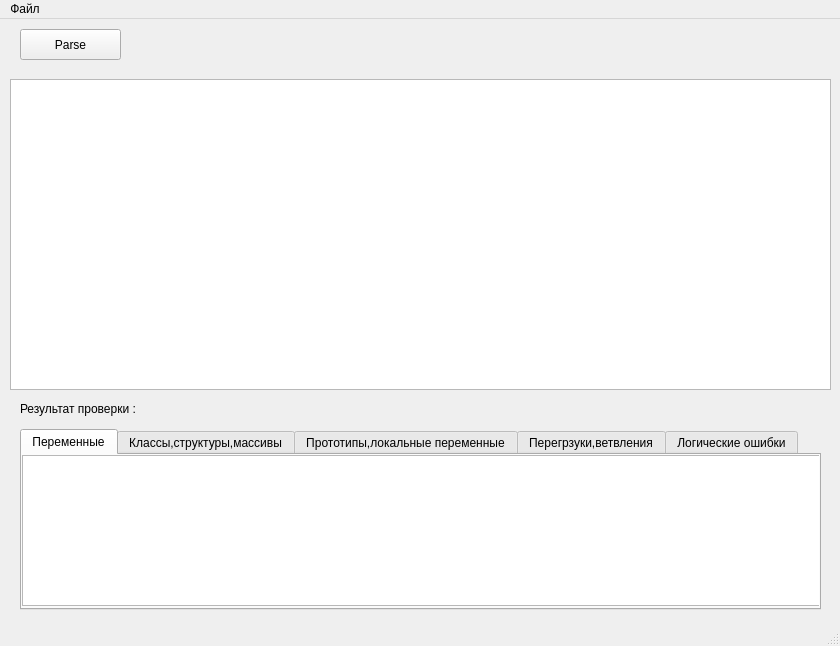
<?xml version="1.0" encoding="UTF-8"?>
<ui version="4.0">
 <class>MainWindow</class>
 <widget class="QMainWindow" name="MainWindow">
  <property name="geometry">
   <rect>
    <x>0</x>
    <y>0</y>
    <width>840</width>
    <height>646</height>
   </rect>
  </property>
  <property name="windowTitle">
   <string>MainWindow</string>
  </property>
  <widget class="QWidget" name="centralwidget">
   <widget class="QTextEdit" name="textEdit">
    <property name="geometry">
     <rect>
      <x>10</x>
      <y>60</y>
      <width>821</width>
      <height>311</height>
     </rect>
    </property>
   </widget>
   <widget class="QPushButton" name="pushButton">
    <property name="geometry">
     <rect>
      <x>20</x>
      <y>10</y>
      <width>101</width>
      <height>31</height>
     </rect>
    </property>
    <property name="text">
     <string>Parse</string>
    </property>
   </widget>
   <widget class="QLabel" name="label">
    <property name="geometry">
     <rect>
      <x>20</x>
      <y>380</y>
      <width>331</width>
      <height>20</height>
     </rect>
    </property>
    <property name="text">
     <string>Результат проверки :</string>
    </property>
   </widget>
   <widget class="QLabel" name="label_2">
    <property name="geometry">
     <rect>
      <x>10</x>
      <y>400</y>
      <width>821</width>
      <height>201</height>
     </rect>
    </property>
    <property name="text">
     <string/>
    </property>
   </widget>
   <widget class="QLabel" name="label_3">
    <property name="geometry">
     <rect>
      <x>0</x>
      <y>0</y>
      <width>861</width>
      <height>51</height>
     </rect>
    </property>
    <property name="text">
     <string/>
    </property>
   </widget>
   <widget class="QLabel" name="label_4">
    <property name="geometry">
     <rect>
      <x>-10</x>
      <y>0</y>
      <width>20</width>
      <height>51</height>
     </rect>
    </property>
    <property name="text">
     <string/>
    </property>
   </widget>
   <widget class="QTabWidget" name="tabWidget">
    <property name="geometry">
     <rect>
      <x>20</x>
      <y>410</y>
      <width>801</width>
      <height>181</height>
     </rect>
    </property>
    <property name="currentIndex">
     <number>0</number>
    </property>
    <widget class="QWidget" name="tab">
     <attribute name="title">
      <string>Переменные</string>
     </attribute>
     <widget class="QTextEdit" name="Tab1TextEdit">
      <property name="geometry">
       <rect>
        <x>0</x>
        <y>0</y>
        <width>801</width>
        <height>151</height>
       </rect>
      </property>
      <property name="readOnly">
       <bool>true</bool>
      </property>
     </widget>
    </widget>
    <widget class="QWidget" name="tab_2">
     <attribute name="title">
      <string>Классы,структуры,массивы</string>
     </attribute>
     <widget class="QTextEdit" name="Tab2TextEdit">
      <property name="geometry">
       <rect>
        <x>0</x>
        <y>0</y>
        <width>801</width>
        <height>151</height>
       </rect>
      </property>
      <property name="readOnly">
       <bool>true</bool>
      </property>
     </widget>
    </widget>
    <widget class="QWidget" name="tab_3">
     <attribute name="title">
      <string>Прототипы,локальные переменные</string>
     </attribute>
     <widget class="QTextEdit" name="Tab3TextEdit">
      <property name="geometry">
       <rect>
        <x>0</x>
        <y>0</y>
        <width>801</width>
        <height>151</height>
       </rect>
      </property>
      <property name="readOnly">
       <bool>true</bool>
      </property>
     </widget>
    </widget>
    <widget class="QWidget" name="tab_4">
     <attribute name="title">
      <string>Перегрзуки,ветвления</string>
     </attribute>
     <widget class="QTextEdit" name="Tab4TextEdit">
      <property name="geometry">
       <rect>
        <x>0</x>
        <y>0</y>
        <width>801</width>
        <height>151</height>
       </rect>
      </property>
      <property name="readOnly">
       <bool>true</bool>
      </property>
     </widget>
    </widget>
    <widget class="QWidget" name="tab_5">
     <attribute name="title">
      <string>Логические ошибки</string>
     </attribute>
     <widget class="QTextEdit" name="Tab5TextEdit">
      <property name="geometry">
       <rect>
        <x>0</x>
        <y>0</y>
        <width>801</width>
        <height>151</height>
       </rect>
      </property>
      <property name="readOnly">
       <bool>true</bool>
      </property>
     </widget>
    </widget>
   </widget>
   <zorder>label_3</zorder>
   <zorder>label_2</zorder>
   <zorder>textEdit</zorder>
   <zorder>pushButton</zorder>
   <zorder>label</zorder>
   <zorder>label_4</zorder>
   <zorder>tabWidget</zorder>
  </widget>
  <widget class="QMenuBar" name="menubar">
   <property name="geometry">
    <rect>
     <x>0</x>
     <y>0</y>
     <width>840</width>
     <height>26</height>
    </rect>
   </property>
   <widget class="QMenu" name="menu">
    <property name="title">
     <string>Файл</string>
    </property>
    <addaction name="action"/>
   </widget>
   <addaction name="menu"/>
  </widget>
  <widget class="QStatusBar" name="statusbar"/>
  <action name="action">
   <property name="text">
    <string>Открыть файл</string>
   </property>
   <property name="shortcut">
    <string>Ctrl+O</string>
   </property>
  </action>
 </widget>
 <resources/>
 <connections/>
</ui>
